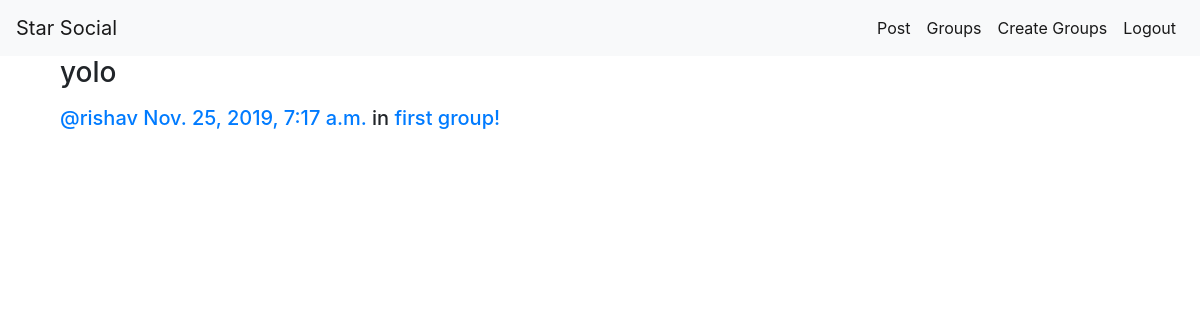
The page /posts/ (signed in) on the database its author committed.
### posts/models.py (models this page shows, shortened)
class Post(models.Model):
    user = models.ForeignKey(User, related_name='posts', on_delete=models.CASCADE)
    created_at = models.DateTimeField(auto_now=True)
    message = models.TextField()
    message_html = models.TextField(editable=False)
    group = models.ForeignKey(Group, related_name='posts', null=True, blank=True, on_delete=models.CASCADE)
    class Meta:
        ordering = ['-created_at']
        unique_together = ['user', 'message']

### groups/models.py (models this page shows, shortened)
class Group(models.Model):
    name = models.CharField(max_length=255, unique=True)
    slug = models.SlugField(allow_unicode=True, unique=True)
    description = models.TextField(blank=True, default='')
    description_html = models.TextField(editable=False, default='', blank=True)
    members = models.ManyToManyField(User, through='GroupMember')
    class Meta:
        ordering = ['name']

### posts/views.py (the view)
# urls.py: path('', views.PostList.as_view(), name='all'),
class PostList(SelectRelatedMixin, generic.ListView):
    model = models.Post
    select_related = ('user', 'group')

### posts/templates/posts/post_list.html (shortened to what this page needs)
{% extends 'posts/post_base.html' %}
{% block post_content %}
<div class="col-md-8" style="display:inherit;">
    {% for post in post_list %}
        {% include "posts/_post.html" %}
    {% endfor %}
</div>
{% endblock %}

### posts/templates/posts/_post.html (shortened to what this page needs)
<div class="post media">
    <div class="media-body">
        <h3>{{ post.message_html|safe }}</h3>
        <h5>
            <span>
                <a href="{% url 'posts:for_user' username=post.user.username %}">
                    @{{ post.user.username }}
                </a>
            </span>
            <time>
                <a href="{% url 'posts:single' username=post.user.username pk=post.pk %}">
                    {{ post.created_at }}
                </a>
            </time>
            {% if post.group %}
			<span class="group-name">in <a href="#">{{ post.group.name }}</a></span>
			{% endif %}
        </h5>
    </div>
</div>

### rows shown on the page
Post: message_html "yolo", user.username "rishav", created_at "Nov. 25, 2019, 7:17 a.m.", group.name "first group!"
